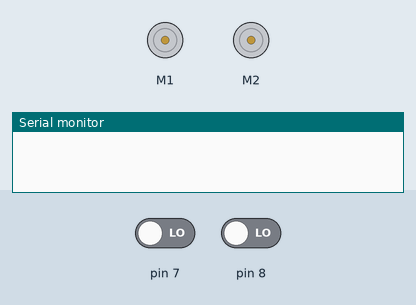
Bench run of a sketch on a simulated Arduino Uno, built with avr-gcc and run on an emulated ATmega328P. On the bench: 2 × DC motor (green arrow = forward, orange = backward, longer = faster), the last lines printed to the serial monitor. The inputs (shaded band) are chosen by the test bench; at power-on: pin 7 LOW, pin 8 LOW.

Above: at 0.1 s.
At 1.1 s:
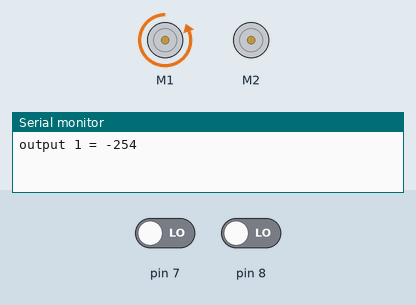
At 2.1 s:
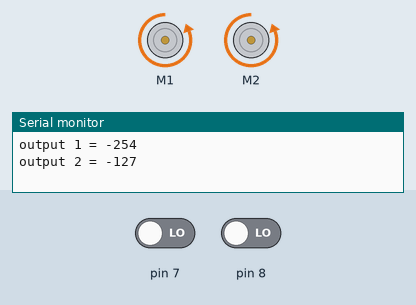
Timing chart, 0 to 3.6 s (numbered marks = the images above):
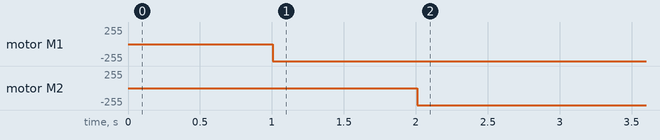

Measured:
- by itself, motor M1: stopped → backward 255/255 at 1.0 s
- by itself, motor M2: stopped → backward 255/255 at 2.0 s

The sketch:

Robot4.ino
```cpp
#include <SoftwareSerial.h>
#include <SabertoothSimplified.h>
SoftwareSerial SWSerial(10, 11);
SabertoothSimplified ST(SWSerial);
int sensorValueW = 8;
int sensorValueX = 7;
int sensorValueY = 9;
int sensorValueZ = 10;
int outputValueW = 0;
int outputValueX = 0;
int outputValueY = 0;
int outputValueZ = 0;

void setup() {
  Serial.begin(9600);
  pinMode(7, INPUT);
  pinMode(8, INPUT);
  pinMode(9, INPUT);
  pinMode(10, INPUT);
  SWSerial.begin(9600); }

void loop() {
  sensorValueW = pulseIn(8, HIGH);
  outputValueW = map(sensorValueW, 986, 1972, -127, 0);
  ST.motor(1, outputValueW);
  Serial.print("output 1 = ");
  Serial.println(outputValueW);

  sensorValueX = pulseIn(7, HIGH);
  outputValueX = map(sensorValueX, 986, 1972, 0, 127);
  Serial.print("output 2 = ");
  Serial.println(outputValueX);
  ST.motor(2, outputValueX);}

//  sensorValueY = pulseIn(9, HIGH);
//  outputValueY = map(sensorValueY, 1171, 2071, 0, 127);
//  ST.motor(1, outputValueY);
//  Serial.print("output 3 = ");
//  Serial.println(outputValueY);
//
//  sensorValueZ = pulseIn(10, HIGH);
//  outputValueZ = map(sensorValueZ, 1171, 2071, -127, 0);
//  ST.motor(2, outputValueZ);
//  Serial.print("output 4 = ");
//  Serial.println(outputValueZ);}
```
